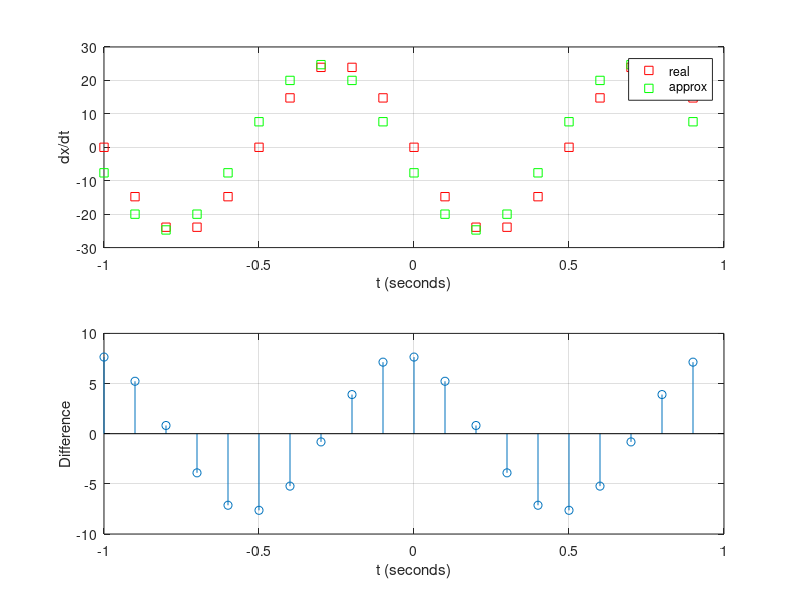

The MATLAB script that drew this image:
%% *Problem #0.14*
% By: *Ian Doarn*
% Class: EECE 3203
%%

close all;
clear variables;
clc;

T=1; % This is arbitrary
omega=2*pi/T;
Ts=T/10;
tmin=0;
tmax=1;
N=tmax/Ts;
n=-N:N;
x=4*cos(omega*n*Ts);

fddx=diff(x)/Ts;% Compute the finite difference approximation to the derivative
dx=-8*pi*sin(omega*n*Ts); % Compute the values of the real derivative
n1=n(1:end-1); % Need this because of diff

% Plot the two derivatives
figure();
subplot(2,1,1);
plot(n1*Ts,dx(1:end-1),'rs',n1*Ts,fddx,'gs');
xlabel('t (seconds)');
ylabel('dx/dt');
legend('real','approx');
grid on;

% Plot the difference
subplot(2,1,2)
stem(n1*Ts,dx(1:end-1)-fddx);
xlabel('t (seconds)');
ylabel('Difference');
grid on;
